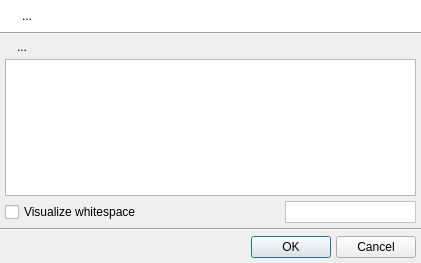
<?xml version="1.0" encoding="UTF-8"?>
<ui version="4.0">
 <class>QULyricsEditorDialog</class>
 <widget class="QDialog" name="QULyricsEditorDialog">
  <property name="geometry">
   <rect>
    <x>0</x>
    <y>0</y>
    <width>421</width>
    <height>263</height>
   </rect>
  </property>
  <property name="windowTitle">
   <string>Edit Lyrics</string>
  </property>
  <property name="windowIcon">
   <iconset resource="../resources/UltraStar-Manager.qrc">
    <normaloff>:/control/text_edit.png</normaloff>:/control/text_edit.png</iconset>
  </property>
  <layout class="QVBoxLayout" name="verticalLayout_2">
   <property name="spacing">
    <number>0</number>
   </property>
   <property name="leftMargin">
    <number>0</number>
   </property>
   <property name="topMargin">
    <number>0</number>
   </property>
   <property name="rightMargin">
    <number>0</number>
   </property>
   <property name="bottomMargin">
    <number>0</number>
   </property>
   <item>
    <widget class="QFrame" name="frame">
     <property name="palette">
      <palette>
       <active>
        <colorrole role="Base">
         <brush brushstyle="SolidPattern">
          <color alpha="255">
           <red>255</red>
           <green>255</green>
           <blue>255</blue>
          </color>
         </brush>
        </colorrole>
        <colorrole role="Window">
         <brush brushstyle="SolidPattern">
          <color alpha="255">
           <red>255</red>
           <green>255</green>
           <blue>255</blue>
          </color>
         </brush>
        </colorrole>
       </active>
       <inactive>
        <colorrole role="Base">
         <brush brushstyle="SolidPattern">
          <color alpha="255">
           <red>255</red>
           <green>255</green>
           <blue>255</blue>
          </color>
         </brush>
        </colorrole>
        <colorrole role="Window">
         <brush brushstyle="SolidPattern">
          <color alpha="255">
           <red>255</red>
           <green>255</green>
           <blue>255</blue>
          </color>
         </brush>
        </colorrole>
       </inactive>
       <disabled>
        <colorrole role="Base">
         <brush brushstyle="SolidPattern">
          <color alpha="255">
           <red>255</red>
           <green>255</green>
           <blue>255</blue>
          </color>
         </brush>
        </colorrole>
        <colorrole role="Window">
         <brush brushstyle="SolidPattern">
          <color alpha="255">
           <red>255</red>
           <green>255</green>
           <blue>255</blue>
          </color>
         </brush>
        </colorrole>
       </disabled>
      </palette>
     </property>
     <property name="autoFillBackground">
      <bool>true</bool>
     </property>
     <property name="frameShadow">
      <enum>QFrame::Raised</enum>
     </property>
     <layout class="QHBoxLayout" name="_2">
      <item>
       <widget class="QLabel" name="infoIconLbl">
        <property name="sizePolicy">
         <sizepolicy hsizetype="Fixed" vsizetype="Preferred">
          <horstretch>0</horstretch>
          <verstretch>0</verstretch>
         </sizepolicy>
        </property>
        <property name="text">
         <string/>
        </property>
        <property name="pixmap">
         <pixmap resource="../resources/UltraStar-Manager.qrc">:/marks/information.png</pixmap>
        </property>
        <property name="alignment">
         <set>Qt::AlignLeading|Qt::AlignLeft|Qt::AlignTop</set>
        </property>
       </widget>
      </item>
      <item>
       <widget class="QLabel" name="textLbl">
        <property name="text">
         <string notr="true">...</string>
        </property>
        <property name="alignment">
         <set>Qt::AlignLeading|Qt::AlignLeft|Qt::AlignTop</set>
        </property>
        <property name="wordWrap">
         <bool>true</bool>
        </property>
       </widget>
      </item>
     </layout>
    </widget>
   </item>
   <item>
    <widget class="Line" name="line_2">
     <property name="orientation">
      <enum>Qt::Horizontal</enum>
     </property>
    </widget>
   </item>
   <item>
    <layout class="QVBoxLayout" name="verticalLayout">
     <property name="spacing">
      <number>5</number>
     </property>
     <property name="leftMargin">
      <number>5</number>
     </property>
     <property name="topMargin">
      <number>5</number>
     </property>
     <property name="rightMargin">
      <number>5</number>
     </property>
     <property name="bottomMargin">
      <number>5</number>
     </property>
     <item>
      <layout class="QHBoxLayout" name="horizontalLayout_2">
       <property name="spacing">
        <number>5</number>
       </property>
       <item>
        <widget class="QLabel" name="label">
         <property name="text">
          <string/>
         </property>
         <property name="pixmap">
          <pixmap resource="../resources/UltraStar-Manager.qrc">:/types/text.png</pixmap>
         </property>
        </widget>
       </item>
       <item>
        <widget class="QLabel" name="songLbl">
         <property name="sizePolicy">
          <sizepolicy hsizetype="Expanding" vsizetype="Fixed">
           <horstretch>0</horstretch>
           <verstretch>0</verstretch>
          </sizepolicy>
         </property>
         <property name="text">
          <string notr="true">...</string>
         </property>
        </widget>
       </item>
      </layout>
     </item>
     <item>
      <widget class="QULyricsEdit" name="lyrics"/>
     </item>
     <item>
      <layout class="QHBoxLayout" name="horizontalLayout_3">
       <item>
        <widget class="QCheckBox" name="whitespaceChk">
         <property name="sizePolicy">
          <sizepolicy hsizetype="Expanding" vsizetype="Fixed">
           <horstretch>0</horstretch>
           <verstretch>0</verstretch>
          </sizepolicy>
         </property>
         <property name="text">
          <string>Visualize whitespace</string>
         </property>
        </widget>
       </item>
       <item>
        <widget class="QFrame" name="frame_2">
         <property name="sizePolicy">
          <sizepolicy hsizetype="Preferred" vsizetype="Preferred">
           <horstretch>0</horstretch>
           <verstretch>0</verstretch>
          </sizepolicy>
         </property>
         <property name="palette">
          <palette>
           <active>
            <colorrole role="Base">
             <brush brushstyle="SolidPattern">
              <color alpha="255">
               <red>255</red>
               <green>255</green>
               <blue>255</blue>
              </color>
             </brush>
            </colorrole>
            <colorrole role="Window">
             <brush brushstyle="SolidPattern">
              <color alpha="255">
               <red>255</red>
               <green>255</green>
               <blue>255</blue>
              </color>
             </brush>
            </colorrole>
           </active>
           <inactive>
            <colorrole role="Base">
             <brush brushstyle="SolidPattern">
              <color alpha="255">
               <red>255</red>
               <green>255</green>
               <blue>255</blue>
              </color>
             </brush>
            </colorrole>
            <colorrole role="Window">
             <brush brushstyle="SolidPattern">
              <color alpha="255">
               <red>255</red>
               <green>255</green>
               <blue>255</blue>
              </color>
             </brush>
            </colorrole>
           </inactive>
           <disabled>
            <colorrole role="Base">
             <brush brushstyle="SolidPattern">
              <color alpha="255">
               <red>255</red>
               <green>255</green>
               <blue>255</blue>
              </color>
             </brush>
            </colorrole>
            <colorrole role="Window">
             <brush brushstyle="SolidPattern">
              <color alpha="255">
               <red>255</red>
               <green>255</green>
               <blue>255</blue>
              </color>
             </brush>
            </colorrole>
           </disabled>
          </palette>
         </property>
         <property name="autoFillBackground">
          <bool>true</bool>
         </property>
         <property name="frameShape">
          <enum>QFrame::StyledPanel</enum>
         </property>
         <property name="frameShadow">
          <enum>QFrame::Sunken</enum>
         </property>
         <layout class="QHBoxLayout" name="horizontalLayout">
          <property name="spacing">
           <number>2</number>
          </property>
          <property name="leftMargin">
           <number>0</number>
          </property>
          <property name="topMargin">
           <number>0</number>
          </property>
          <property name="rightMargin">
           <number>0</number>
          </property>
          <property name="bottomMargin">
           <number>0</number>
          </property>
          <item>
           <widget class="QLabel" name="label_2">
            <property name="sizePolicy">
             <sizepolicy hsizetype="Fixed" vsizetype="Preferred">
              <horstretch>0</horstretch>
              <verstretch>0</verstretch>
             </sizepolicy>
            </property>
            <property name="toolTip">
             <string>Search</string>
            </property>
            <property name="text">
             <string/>
            </property>
            <property name="pixmap">
             <pixmap resource="../resources/UltraStar-Manager.qrc">:/control/magnifier.png</pixmap>
            </property>
           </widget>
          </item>
          <item>
           <widget class="QLineEdit" name="searchEdit">
            <property name="sizePolicy">
             <sizepolicy hsizetype="Preferred" vsizetype="Fixed">
              <horstretch>0</horstretch>
              <verstretch>0</verstretch>
             </sizepolicy>
            </property>
            <property name="minimumSize">
             <size>
              <width>120</width>
              <height>0</height>
             </size>
            </property>
            <property name="toolTip">
             <string>Type a regular expression to highlight song lines.</string>
            </property>
            <property name="frame">
             <bool>false</bool>
            </property>
           </widget>
          </item>
         </layout>
        </widget>
       </item>
      </layout>
     </item>
    </layout>
   </item>
   <item>
    <widget class="Line" name="line">
     <property name="orientation">
      <enum>Qt::Horizontal</enum>
     </property>
    </widget>
   </item>
   <item>
    <layout class="QHBoxLayout">
     <property name="spacing">
      <number>5</number>
     </property>
     <property name="leftMargin">
      <number>5</number>
     </property>
     <property name="topMargin">
      <number>5</number>
     </property>
     <property name="rightMargin">
      <number>5</number>
     </property>
     <property name="bottomMargin">
      <number>5</number>
     </property>
     <item>
      <spacer>
       <property name="orientation">
        <enum>Qt::Horizontal</enum>
       </property>
       <property name="sizeHint" stdset="0">
        <size>
         <width>40</width>
         <height>20</height>
        </size>
       </property>
      </spacer>
     </item>
     <item>
      <widget class="QPushButton" name="acceptBtn">
       <property name="text">
        <string>OK</string>
       </property>
       <property name="icon">
        <iconset resource="../resources/UltraStar-Manager.qrc">
         <normaloff>:/marks/accept.png</normaloff>:/marks/accept.png</iconset>
       </property>
      </widget>
     </item>
     <item>
      <widget class="QPushButton" name="rejectBtn">
       <property name="text">
        <string>Cancel</string>
       </property>
       <property name="icon">
        <iconset resource="../resources/UltraStar-Manager.qrc">
         <normaloff>:/marks/cancel.png</normaloff>:/marks/cancel.png</iconset>
       </property>
      </widget>
     </item>
    </layout>
   </item>
  </layout>
 </widget>
 <customwidgets>
  <customwidget>
   <class>QULyricsEdit</class>
   <extends>QListWidget</extends>
   <header>QULyricsEdit.h</header>
  </customwidget>
 </customwidgets>
 <resources>
  <include location="../resources/UltraStar-Manager.qrc"/>
 </resources>
 <connections/>
</ui>
